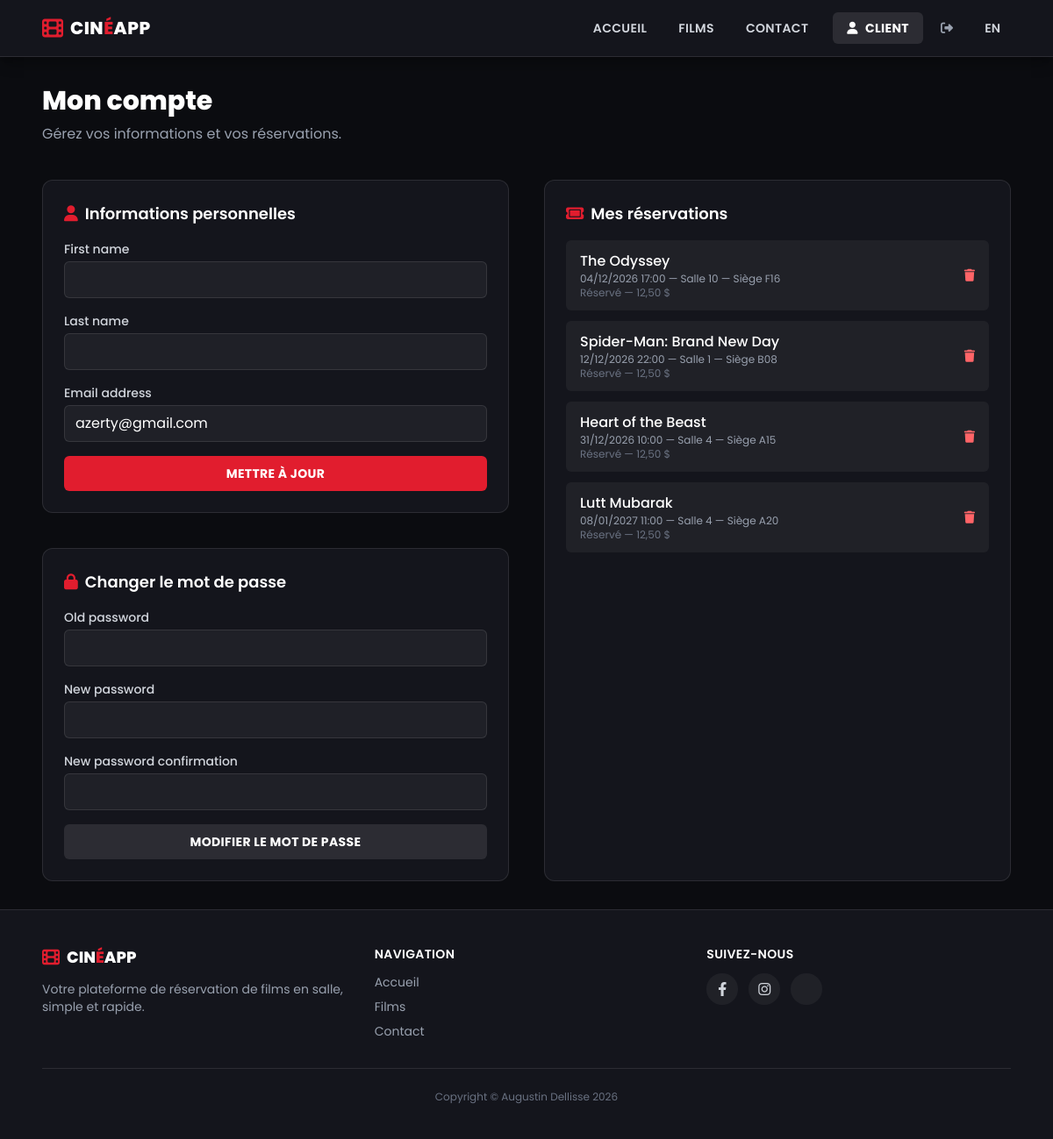
Page /compte (signed in) on the committed database.
### cinema_app/models.py (models this page shows, shortened)
class Ticket(models.Model):
    class Status(models.TextChoices):
        RESERVED = 'RE', 'Réservé'
        PAID = 'PA', 'Payé'
        CANCELLED = 'CA', 'Annulé'
    screening = models.ForeignKey(Screening, verbose_name="Projection", related_name='tickets', on_delete=models.CASCADE)
    price = models.DecimalField(max_digits=6, decimal_places=2, verbose_name="Prix")
    seat_number = models.CharField(max_length=10, verbose_name="Siège")
    person = models.ForeignKey(User, verbose_name="Acheteur", related_name='tickets', on_delete=models.CASCADE)
    status = models.CharField(max_length=2, choices=Status.choices, default=Status.RESERVED, verbose_name="Statut")
    class Meta:
        ordering = ('screening', 'seat_number',)
        verbose_name = "billet"
        verbose_name_plural = "billets"
        constraints = [
            models.UniqueConstraint(fields=['screening', 'seat_number'], name='unique_seat_per_screening')
        ]

class Screening(models.Model): # Careful to not overlap 2 screenings in same room at same time
    movie = models.ForeignKey(Movie, verbose_name="Film", related_name='screenings', on_delete=models.CASCADE)
    cinema_room = models.ForeignKey('CinemaRoom', verbose_name="Salle de cinéma", related_name='screenings', on_delete=models.CASCADE)
    screening_time = models.DateTimeField(verbose_name="Heure de projection")
    class Meta:
        ordering = ('screening_time', )
        verbose_name = "projection"
        verbose_name_plural = "projections"

class Movie(models.Model):
    title = models.CharField(max_length=100, verbose_name="Titre")
    description = models.TextField(verbose_name="Description")
    duration = models.PositiveIntegerField(verbose_name="Durée (minutes)")
    release_date = models.DateField(verbose_name="Date de sortie")
    movie_poster = models.ImageField(default="", upload_to='movie_posters/', verbose_name="Image")
    genre = models.ForeignKey(Genre, verbose_name="Genre", related_name='movies', blank=True, null=True, on_delete=models.SET_NULL)
    class Meta:
        ordering = ('title', )
        verbose_name = "film"
        verbose_name_plural = "films"

class CinemaRoom(models.Model):
    number = models.PositiveIntegerField(verbose_name="Numéro", unique=True)
    capacity = models.PositiveIntegerField(verbose_name="Capacité")
    class Meta:
        ordering = ('number', )
        verbose_name = "salle de cinéma"
        verbose_name_plural = "salles de cinéma"

### cinema_app/views.py (the view, shortened to what this page needs)
# urls.py: path('compte', views.AccountView.as_view(), name='account'),
class AccountView(LoginRequiredMixin, View):
    login_url = 'login'
    def get(self, request):
        return render(request, 'cinema_app/account.html', account_context(request))

### cinema_app/forms.py
class UserUpdateForm(forms.ModelForm):
    class Meta:
        model = User
        fields = ['first_name', 'last_name', 'email']
        widgets = {
            'first_name': forms.TextInput(attrs={
                'class': 'w-full px-3 py-2 rounded-md bg-white/5 border border-white/10 text-white focus:outline-none focus:border-cinema-red'
            }),
            'last_name': forms.TextInput(attrs={
                'class': 'w-full px-3 py-2 rounded-md bg-white/5 border border-white/10 text-white focus:outline-none focus:border-cinema-red'
            }),
            'email': forms.EmailInput(attrs={
                'class': 'w-full px-3 py-2 rounded-md bg-white/5 border border-white/10 text-white focus:outline-none focus:border-cinema-red'
            }),
        }

class StyledPasswordChangeForm(PasswordChangeForm):
    def __init__(self, *args, **kwargs):
        super().__init__(*args, **kwargs)
        for field in self.fields.values():
            field.widget.attrs.update({
                'class': 'w-full px-3 py-2 rounded-md bg-white/5 border border-white/10 text-white focus:outline-none focus:border-cinema-red'
            })
        self.fields['old_password'].widget.attrs.pop('autofocus', None)

### cinema_app/context_processors.py (called while the page is built)
def cinema_info(request):
    return {
        'current_year': datetime.date.today().year,
    }

def employee_access(request):
    return {'is_employee': is_employee(request.user)}

### cinema_app/views.py (called while the page is built)
def account_context(request, form=None, password_form=None):
    return {
        'form': form or UserUpdateForm(instance=request.user),
        'password_form': password_form or StyledPasswordChangeForm(request.user),
        'tickets': request.user.tickets.select_related('screening__movie', 'screening__cinema_room')
                                       .order_by('screening__screening_time'),
        'now': timezone.now(),
    }

### employee_app/mixins.py (called while the page is built)
def is_employee(user):
    return user.is_authenticated and (
        user.is_superuser or user.groups.filter(name__in=EMPLOYEE_GROUPS).exists()
    )

### cinema_app/templates/cinema_app/account.html (shortened to what this page needs)
{% extends 'base.html' %}
{% load i18n %}
{% block content %}
<h2 class="text-3xl font-extrabold text-white mb-2">{% translate "Mon compte" %}</h2>
<p class="text-gray-400 mb-10">{% translate "Gérez vos informations et vos réservations." %}</p>
<div class="grid grid-cols-2 gap-10">
    <div class="space-y-10">
        <div class="bg-cinema-dark border border-white/10 rounded-xl p-6">
            <h3 class="text-white font-semibold text-lg mb-4">
                <i class="fa-solid fa-user text-cinema-red mr-2"></i>{% translate "Informations personnelles" %}
            </h3>
            <form method="post" action="{% url 'account' %}" class="space-y-4">
                <div>
                    <label class="block text-sm font-medium text-gray-300 mb-1">{{ form.first_name.label }}</label>
                    {{ form.first_name }}
                </div>
                <div>
                    <label class="block text-sm font-medium text-gray-300 mb-1">{{ form.last_name.label }}</label>
                    {{ form.last_name }}
                </div>
                <div>
                    <label class="block text-sm font-medium text-gray-300 mb-1">{{ form.email.label }}</label>
                    {{ form.email }}
                </div>
                <button type="submit"
                        class="w-full py-2.5 rounded-md bg-cinema-red text-white font-bold uppercase tracking-wide text-sm hover:bg-red-700 transition-colors">
                    {% translate "Mettre à jour" %}
                </button>
            </form>
        </div>
        <div id="password" class="bg-cinema-dark border border-white/10 rounded-xl p-6">
            <h3 class="text-white font-semibold text-lg mb-4">
                <i class="fa-solid fa-lock text-cinema-red mr-2"></i>{% translate "Changer le mot de passe" %}
            </h3>
            <form method="post" action="{% url 'change_password' %}" class="space-y-4">
                {% for field in password_form %}
                <div>
                    <label for="{{ field.id_for_label }}" class="block text-sm font-medium text-gray-300 mb-1">{{ field.label }}</label>
                    {{ field }}
                </div>
                {% endfor %}
                <button type="submit"
                        class="w-full py-2.5 rounded-md bg-white/10 text-white font-bold uppercase tracking-wide text-sm hover:bg-white/20 transition-colors">
                    {% translate "Modifier le mot de passe" %}
                </button>
            </form>
        </div>
    </div>
    <div class="bg-cinema-dark border border-white/10 rounded-xl p-6">
        <h3 class="text-white font-semibold text-lg mb-4">
            <i class="fa-solid fa-ticket text-cinema-red mr-2"></i>{% translate "Mes réservations" %}
        </h3>
        {% if tickets %}
        <div class="space-y-3">
            {% for ticket in tickets %}
            <div class="flex items-center justify-between bg-white/5 rounded-md px-4 py-3">
                <div>
                    <p class="text-white font-medium">{{ ticket.screening.movie.title }}</p>
                    <p class="text-gray-400 text-xs">
                        {{ ticket.screening.screening_time|date:"d/m/Y H:i" }} — {% translate "Salle" %} {{ ticket.screening.cinema_room.number }} — {% translate "Siège" %} {{ ticket.seat_number }}
                    </p>
                    <p class="text-gray-500 text-xs">{{ ticket.get_status_display }} — {{ ticket.price }} $</p>
                </div>
                {% if ticket.screening.screening_time > now %}
                <a href="{% url 'delete_reservation' ticket.id %}"
                   class="text-red-400 hover:text-red-300 text-sm">
                    <i class="fa-solid fa-trash"></i>
                </a>
                {% else %}
                <span class="text-gray-600 text-xs uppercase">{% translate "Passée" %}</span>
                {% endif %}
            </div>
            {% endfor %}
        </div>
        {% else %}
        <p class="text-gray-500 text-sm">{% translate "Aucune réservation pour le moment." %}</p>
        {% endif %}
    </div>
</div>
{% endblock %}

### templates/base.html (shortened to what this page needs)
{% load static i18n %}
{% get_current_language as LANGUAGE_CODE %}
<!DOCTYPE html>
<html lang="{{ LANGUAGE_CODE }}">
<head>
    <link rel="stylesheet" type="text/css" href="{% static 'css/stylesheet.css' %}" />
    <link rel="stylesheet" href="https://cdnjs.cloudflare.com/ajax/libs/font-awesome/6.4.0/css/all.min.css" />
    <script src="https://cdn.jsdelivr.net/npm/@tailwindcss/browser@4"></script>
</head>
<body class="bg-cinema-black text-gray-200 min-h-screen flex flex-col">
    <header class="bg-cinema-dark border-b border-white/10 shadow-lg shadow-black/30">
        <nav class="max-w-6xl mx-auto px-6">
            <div class="flex items-center justify-between h-16">
                <a href="{% url 'index' %}" class="flex items-center gap-2">
                    <i class="fa-solid fa-film text-cinema-red text-2xl"></i>
                    <span class="text-xl font-extrabold tracking-wide text-white">
                        CIN<span class="text-cinema-red">É</span>APP
                    </span>
                </a>
                <div class="flex items-center gap-1">
                    <a href="{% url 'index' %}"
                       class="px-4 py-2 rounded-md text-sm font-semibold uppercase tracking-wide text-gray-300 hover:text-white hover:bg-white/5 transition-colors">
                        {% translate "Accueil" %}
                    </a>
                    <a href="{% url 'movies' %}"
                       class="px-4 py-2 rounded-md text-sm font-semibold uppercase tracking-wide text-gray-300 hover:text-white hover:bg-white/5 transition-colors">
                        {% translate "Films" %}
                    </a>
                    <a href="{% url 'contact' %}"
                       class="px-4 py-2 rounded-md text-sm font-semibold uppercase tracking-wide text-gray-300 hover:text-white hover:bg-white/5 transition-colors">
                        {% translate "Contact" %}
                    </a>
                    {% if user.is_authenticated %}
                        <a href="{% url 'account' %}"
                           class="ml-2 px-4 py-2 rounded-md text-sm font-bold uppercase tracking-wide bg-white/10 text-white hover:bg-white/20 transition-colors flex items-center gap-2">
                            <i class="fa-solid fa-user"></i>{{ user.username }}
                        </a>
                        <form method="post" action="{% url 'logout' %}" class="ml-1">
                            <button type="submit" title="{% translate 'Déconnexion' %}"
                                    class="px-3 py-2 rounded-md text-sm font-semibold uppercase tracking-wide text-gray-400 hover:text-white hover:bg-white/5 transition-colors">
                                <i class="fa-solid fa-right-from-bracket"></i>
                            </button>
                        </form>
                    {% else %}
                        <a href="{% url 'login' %}"
                           class="ml-3 px-4 py-2 rounded-md text-sm font-bold uppercase tracking-wide bg-cinema-red text-white hover:bg-red-700 transition-colors shadow shadow-red-900/40">
                            {% translate "Connexion" %}
                        </a>
                    {% endif %}
                    <form action="{% url 'set_language' %}" method="post" class="ml-2">
                        {% if LANGUAGE_CODE == 'fr' %}
                        <button type="submit" name="language" value="en" title="English"
                                class="px-3 py-2 rounded-md text-sm font-semibold uppercase text-gray-300 hover:text-white hover:bg-white/5 transition-colors">
                            EN
                        </button>
                        {% else %}
                        <button type="submit" name="language" value="fr" title="Français"
                                class="px-3 py-2 rounded-md text-sm font-semibold uppercase text-gray-300 hover:text-white hover:bg-white/5 transition-colors">
                            FR
                        </button>
                        {% endif %}
                    </form>
                </div>
            </div>
        </nav>
    </header>
    <main class="flex-1">
        <div class="max-w-6xl mx-auto px-6 py-8">
            {% block content %}{% endblock %}
        </div>
    </main>
    <footer class="bg-cinema-dark border-t border-white/10 mt-auto">
        <div class="max-w-6xl mx-auto px-6 py-10">
            <div class="grid grid-cols-3 gap-8 mb-8">
                <div>
                    <div class="flex items-center gap-2 mb-3">
                        <i class="fa-solid fa-film text-cinema-red text-xl"></i>
                        <span class="text-lg font-extrabold text-white">CIN<span class="text-cinema-red">É</span>APP</span>
                    </div>
                    <p class="text-sm text-gray-400">
                        {% translate "Votre plateforme de réservation de films en salle, simple et rapide." %}
                    </p>
                </div>
                <div>
                    <h3 class="text-white font-semibold uppercase text-sm tracking-wide mb-3">{% translate "Navigation" %}</h3>
                    <ul class="space-y-2 text-sm">
                        <li><a href="{% url 'index' %}" class="text-gray-400 hover:text-cinema-red transition-colors">{% translate "Accueil" %}</a></li>
                        <li><a href="{% url 'movies' %}" class="text-gray-400 hover:text-cinema-red transition-colors">{% translate "Films" %}</a></li>
                        <li><a href="{% url 'contact' %}" class="text-gray-400 hover:text-cinema-red transition-colors">{% translate "Contact" %}</a></li>
                    </ul>
                </div>
                <div>
                    <h3 class="text-white font-semibold uppercase text-sm tracking-wide mb-3">{% translate "Suivez-nous" %}</h3>
                    <div class="flex gap-3">
                        <a href="#" class="w-9 h-9 flex items-center justify-center rounded-full bg-white/5 text-gray-300 hover:bg-cinema-red hover:text-white transition-colors">
                            <i class="fa-brands fa-facebook-f"></i>
                        </a>
                        <a href="#" class="w-9 h-9 flex items-center justify-center rounded-full bg-white/5 text-gray-300 hover:bg-cinema-red hover:text-white transition-colors">
                            <i class="fa-brands fa-instagram"></i>
                        </a>
                        <a href="#" class="w-9 h-9 flex items-center justify-center rounded-full bg-white/5 text-gray-300 hover:bg-cinema-red hover:text-white transition-colors">
                        </a>
                    </div>
                </div>
            </div>
            <div class="border-t border-white/10 pt-6 text-center">
                <p class="text-xs text-gray-500">
                    Copyright &copy; Augustin Dellisse {{ current_year }}
                </p>
            </div>
        </div>
    </footer>
</body>
</html>

### static/css/stylesheet.css (style rules this page uses)
:root { color-scheme: dark; }

### templates/base.html (style rules this page uses)
body { font-family: var(--font-sans); }

### rows in the picture
Ticket: screening.movie "The Odyssey", screening.screening_time "04/12/2026 17:00", screening.cinema_room.number "10", seat_number "F16", status "Réservé", price "12,50"
Ticket: screening.movie "Spider-Man: Brand New Day", screening.screening_time "12/12/2026 22:00", screening.cinema_room.number "1", seat_number "B08", status "Réservé", price "12,50"
Ticket: screening.movie "Heart of the Beast", screening.screening_time "31/12/2026 10:00", screening.cinema_room.number "4", seat_number "A15", status "Réservé", price "12,50"
Ticket: screening.movie "Lutt Mubarak", screening.screening_time "08/01/2027 11:00", screening.cinema_room.number "4", seat_number "A20", status "Réservé", price "12,50"

### other values in the picture
{{ user.username }} "CLIENT"
{{ field.label }} "Old password" "New password" "New password confirmation"
